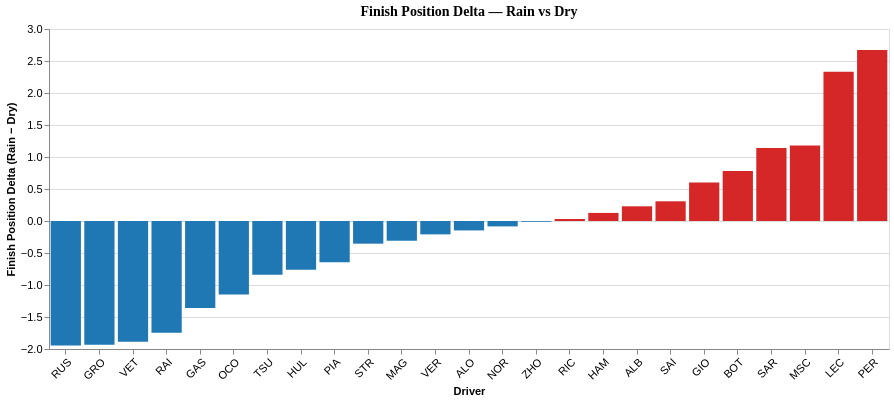

Write notebook code for a chart like this one.
### Markdown cell above
#### Finish Position Delta (Rain − Dry)

 We can use this to analyse which drivers are performing better in rain. Bars are sorted by delta and the more negative it is, the better their performance in the rain

### Code cell
delta_sorted = comp.sort_values('FinishPosDelta')

chart4 = alt.Chart(delta_sorted).mark_bar().encode(
    x=alt.X('Driver:N', sort=delta_sorted['Driver'].tolist(), title='Driver',
            axis=alt.Axis(labelAngle=-45)),
    y=alt.Y('FinishPosDelta:Q',
            title='Finish Position Delta (Rain − Dry)',
            axis=alt.Axis(grid=True)),
    color=alt.condition(
        alt.datum.FinishPosDelta < 0,
        alt.value('#1f77b4'),   # blue = better in rain
        alt.value('#d62728')    # red = worse in rain
    ),
    tooltip=['Driver',
             alt.Tooltip('FinishPosDelta:Q', format='.2f', title='Delta (Rain−Dry)'),
             alt.Tooltip('RainAvgFinishPosition:Q', format='.2f'),
             alt.Tooltip('DryAvgFinishPosition:Q', format='.2f')]
).properties(
    title='Finish Position Delta — Rain vs Dry',
    width=840,
    height=320
).configure_title(fontSize=14, font='Calibri').configure_axis(labelFontSize=11)

chart4

### Figure 1 — Vega-Lite specification as saved in the notebook (floating-point values rounded to 4 significant figures)
{"config": {"view": {"continuousWidth": 300, "continuousHeight": 300}, "axis": {"labelFontSize": 11}, "title": {"font": "Calibri", "fontSize": 14}}, "data": {"name": "data-90b3b6d7b9ebb037e08d7a1e433fe5fb"}, "mark": {"type": "bar"}, "encoding": {"color": {"condition": {"test": "(datum.FinishPosDelta < 0)", "value": "#1f77b4"}, "value": "#d62728"}, "tooltip": [{"field": "Driver", "type": "nominal"}, {"field": "FinishPosDelta", "format": ".2f", "title": "Delta (Rain−Dry)", "type": "quantitative"}, {"field": "RainAvgFinishPosition", "format": ".2f", "type": "quantitative"}, {"field": "DryAvgFinishPosition", "format": ".2f", "type": "quantitative"}], "x": {"axis": {"labelAngle": -45}, "field": "Driver", "sort": ["RUS", "GRO", "VET", "RAI", "GAS", "OCO", "TSU", "HUL", "PIA", "STR", "MAG", "VER", "ALO", "NOR", "ZHO", "RIC", "HAM", "ALB", "SAI", "GIO", "BOT", "SAR", "MSC", "LEC", "PER"], "title": "Driver", "type": "nominal"}, "y": {"axis": {"grid": true}, "field": "FinishPosDelta", "title": "Finish Position Delta (Rain − Dry)", "type": "quantitative"}}, "height": 320, "title": "Finish Position Delta — Rain vs Dry", "width": 840, "$schema": "https://vega.github.io/schema/vega-lite/v6.1.0.json", "datasets": {"data-90b3b6d7b9ebb037e08d7a1e433fe5fb": [{"Driver": "RUS", "RainRacesEntered": 18, "RainAvgFinishPosition": 7.0, "RainAvgPositionsGained": -0.5, "RainDNFCount": 3, "RainWins": 0, "RainPodiums": 5, "RainTotalLapsLed": 32, "RainDNFRate": 0.1667, "DryRacesEntered": 150, "DryAvgFinishPosition": 8.947, "DryAvgPositionsGained": 0.5733, "DryDNFCount": 16, "DryWins": 6, "DryPodiums": 24, "DryTotalLapsLed": 310, "DryDNFRate": 0.1067, "FinishPosDelta": -1.947, "PositionsGainedDelta": -1.073, "DNFRateDelta": 0.06}, {"Driver": "GRO", "RainRacesEntered": 5, "RainAvgFinishPosition": 11.2, "RainAvgPositionsGained": 1.2, "RainDNFCount": 0, "RainWins": 0, "RainPodiums": 0, "RainTotalLapsLed": 0, "RainDNFRate": 0.0, "DryRacesEntered": 52, "DryAvgFinishPosition": 13.13, "DryAvgPositionsGained": 0.01923, "DryDNFCount": 13, "DryWins": 0, "DryPodiums": 0, "DryTotalLapsLed": 0, "DryDNFRate": 0.25, "FinishPosDelta": -1.935, "PositionsGainedDelta": 1.181, "DNFRateDelta": -0.25}, {"Driver": "VET", "RainRacesEntered": 11, "RainAvgFinishPosition": 6.0, "RainAvgPositionsGained": 3.182, "RainDNFCount": 3, "RainWins": 0, "RainPodiums": 3, "RainTotalLapsLed": 0, "RainDNFRate": 0.2727, "DryRacesEntered": 98, "DryAvgFinishPosition": 7.888, "DryAvgPositionsGained": 0.3469, "DryDNFCount": 9, "DryWins": 9, "DryPodiums": 25, "DryTotalLapsLed": 420, "DryDNFRate": 0.09184, "FinishPosDelta": -1.888, "PositionsGainedDelta": 2.835, "DNFRateDelta": 0.1809}, {"Driver": "RAI", "RainRacesEntered": 8, "RainAvgFinishPosition": 8.5, "RainAvgPositionsGained": 1.0, "RainDNFCount": 1, "RainWins": 0, "RainPodiums": 3, "RainTotalLapsLed": 0, "RainDNFRate": 0.125, "DryRacesEntered": 77, "DryAvgFinishPosition": 10.25, "DryAvgPositionsGained": 0.8052, "DryDNFCount": 9, "DryWins": 1, "DryPodiums": 12, "DryTotalLapsLed": 54, "DryDNFRate": 0.1169, "FinishPosDelta": -1.747, "PositionsGainedDelta": 0.1948, "DNFRateDelta": 0.008117}, {"Driver": "GAS", "RainRacesEntered": 19, "RainAvgFinishPosition": 9.368, "RainAvgPositionsGained": 0.8421, "RainDNFCount": 5, "RainWins": 0, "RainPodiums": 1, "RainTotalLapsLed": 0, "RainDNFRate": 0.2632, "DryRacesEntered": 162, "DryAvgFinishPosition": 10.73, "DryAvgPositionsGained": 0.321, "DryDNFCount": 16, "DryWins": 1, "DryPodiums": 2, "DryTotalLapsLed": 25, "DryDNFRate": 0.09877, "FinishPosDelta": -1.36, "PositionsGainedDelta": 0.5211, "DNFRateDelta": 0.1644}, {"Driver": "OCO", "RainRacesEntered": 20, "RainAvgFinishPosition": 9.25, "RainAvgPositionsGained": 0.6, "RainDNFCount": 5, "RainWins": 0, "RainPodiums": 2, "RainTotalLapsLed": 3, "RainDNFRate": 0.25, "DryRacesEntered": 141, "DryAvgFinishPosition": 10.4, "DryAvgPositionsGained": 0.9433, "DryDNFCount": 15, "DryWins": 1, "DryPodiums": 5, "DryTotalLapsLed": 61, "DryDNFRate": 0.1064, "FinishPosDelta": -1.147, "PositionsGainedDelta": -0.3433, "DNFRateDelta": 0.1436}, {"Driver": "TSU", "RainRacesEntered": 15, "RainAvgFinishPosition": 11.87, "RainAvgPositionsGained": -0.2667, "RainDNFCount": 2, "RainWins": 0, "RainPodiums": 0, "RainTotalLapsLed": 0, "RainDNFRate": 0.1333, "DryRacesEntered": 106, "DryAvgFinishPosition": 12.71, "DryAvgPositionsGained": -0.7264, "DryDNFCount": 11, "DryWins": 0, "DryPodiums": 0, "DryTotalLapsLed": 4, "DryDNFRate": 0.1038, "FinishPosDelta": -0.8409, "PositionsGainedDelta": 0.4597, "DNFRateDelta": 0.02956}, {"Driver": "HUL", "RainRacesEntered": 14, "RainAvgFinishPosition": 10.57, "RainAvgPositionsGained": 0.2857, "RainDNFCount": 2, "RainWins": 0, "RainPodiums": 0, "RainTotalLapsLed": 0, "RainDNFRate": 0.1429, "DryRacesEntered": 108, "DryAvgFinishPosition": 11.33, "DryAvgPositionsGained": 0.3981, "DryDNFCount": 11, "DryWins": 0, "DryPodiums": 1, "DryTotalLapsLed": 0, "DryDNFRate": 0.1019, "FinishPosDelta": -0.7619, "PositionsGainedDelta": -0.1124, "DNFRateDelta": 0.04101}, {"Driver": "PIA", "RainRacesEntered": 9, "RainAvgFinishPosition": 5.222, "RainAvgPositionsGained": 0.0, "RainDNFCount": 1, "RainWins": 2, "RainPodiums": 3, "RainTotalLapsLed": 2, "RainDNFRate": 0.1111, "DryRacesEntered": 68, "DryAvgFinishPosition": 5.868, "DryAvgPositionsGained": -0.07353, "DryDNFCount": 2, "DryWins": 9, "DryPodiums": 26, "DryTotalLapsLed": 496, "DryDNFRate": 0.02941, "FinishPosDelta": -0.6454, "PositionsGainedDelta": 0.07353, "DNFRateDelta": 0.0817}, {"Driver": "STR", "RainRacesEntered": 20, "RainAvgFinishPosition": 11.3, "RainAvgPositionsGained": 1.8, "RainDNFCount": 3, "RainWins": 0, "RainPodiums": 0, "RainTotalLapsLed": 0, "RainDNFRate": 0.15, "DryRacesEntered": 162, "DryAvgFinishPosition": 11.65, "DryAvgPositionsGained": 0.963, "DryDNFCount": 20, "DryWins": 0, "DryPodiums": 2, "DryTotalLapsLed": 22, "DryDNFRate": 0.1235, "FinishPosDelta": -0.3543, "PositionsGainedDelta": 0.837, "DNFRateDelta": 0.02654}, {"Driver": "MAG", "RainRacesEntered": 15, "RainAvgFinishPosition": 12.93, "RainAvgPositionsGained": -1.267, "RainDNFCount": 3, "RainWins": 0, "RainPodiums": 0, "RainTotalLapsLed": 0, "RainDNFRate": 0.2, "DryRacesEntered": 120, "DryAvgFinishPosition": 13.24, "DryAvgPositionsGained": -0.675, "DryDNFCount": 18, "DryWins": 0, "DryPodiums": 0, "DryTotalLapsLed": 0, "DryDNFRate": 0.15, "FinishPosDelta": -0.3083, "PositionsGainedDelta": -0.5917, "DNFRateDelta": 0.05}, {"Driver": "VER", "RainRacesEntered": 21, "RainAvgFinishPosition": 2.571, "RainAvgPositionsGained": 1.476, "RainDNFCount": 1, "RainWins": 11, "RainPodiums": 17, "RainTotalLapsLed": 105, "RainDNFRate": 0.04762, "DryRacesEntered": 164, "DryAvgFinishPosition": 2.78, "DryAvgPositionsGained": 0.8293, "DryDNFCount": 11, "DryWins": 67, "DryPodiums": 120, "DryTotalLapsLed": 3035, "DryDNFRate": 0.06707, "FinishPosDelta": -0.2091, "PositionsGainedDelta": 0.6469, "DNFRateDelta": -0.01945}, {"Driver": "ALO", "RainRacesEntered": 19, "RainAvgFinishPosition": 9.053, "RainAvgPositionsGained": 0.0, "RainDNFCount": 3, "RainWins": 0, "RainPodiums": 2, "RainTotalLapsLed": 0, "RainDNFRate": 0.1579, "DryRacesEntered": 130, "DryAvgFinishPosition": 9.2, "DryAvgPositionsGained": 0.2769, "DryDNFCount": 19, "DryWins": 0, "DryPodiums": 8, "DryTotalLapsLed": 4, "DryDNFRate": 0.1462, "FinishPosDelta": -0.1474, "PositionsGainedDelta": -0.2769, "DNFRateDelta": 0.01174}, {"Driver": "NOR", "RainRacesEntered": 17, "RainAvgFinishPosition": 6.294, "RainAvgPositionsGained": 1.471, "RainDNFCount": 1, "RainWins": 1, "RainPodiums": 7, "RainTotalLapsLed": 28, "RainDNFRate": 0.05882, "DryRacesEntered": 148, "DryAvgFinishPosition": 6.378, "DryAvgPositionsGained": 0.2568, "DryDNFCount": 10, "DryWins": 12, "DryPodiums": 48, "DryTotalLapsLed": 578, "DryDNFRate": 0.06757, "FinishPosDelta": -0.08426, "PositionsGainedDelta": 1.214, "DNFRateDelta": -0.008744}, {"Driver": "ZHO", "RainRacesEntered": 10, "RainAvgFinishPosition": 14.6, "RainAvgPositionsGained": 0.5, "RainDNFCount": 3, "RainWins": 0, "RainPodiums": 0, "RainTotalLapsLed": 0, "RainDNFRate": 0.3, "DryRacesEntered": 67, "DryAvgFinishPosition": 14.61, "DryAvgPositionsGained": 0.8358, "DryDNFCount": 11, "DryWins": 0, "DryPodiums": 0, "DryTotalLapsLed": 0, "DryDNFRate": 0.1642, "FinishPosDelta": -0.01194, "PositionsGainedDelta": -0.3358, "DNFRateDelta": 0.1358}, {"Driver": "RIC", "RainRacesEntered": 15, "RainAvgFinishPosition": 9.4, "RainAvgPositionsGained": -1.067, "RainDNFCount": 3, "RainWins": 2, "RainPodiums": 2, "RainTotalLapsLed": 14, "RainDNFRate": 0.2, "DryRacesEntered": 122, "DryAvgFinishPosition": 9.369, "DryAvgPositionsGained": 1.172, "DryDNFCount": 13, "DryWins": 3, "DryPodiums": 6, "DryTotalLapsLed": 125, "DryDNFRate": 0.1066, "FinishPosDelta": 0.03115, "PositionsGainedDelta": -2.239, "DNFRateDelta": 0.09344}, {"Driver": "HAM", "RainRacesEntered": 20, "RainAvgFinishPosition": 4.3, "RainAvgPositionsGained": 0.35, "RainDNFCount": 2, "RainWins": 5, "RainPodiums": 9, "RainTotalLapsLed": 125, "RainDNFRate": 0.1, "DryRacesEntered": 167, "DryAvgFinishPosition": 4.174, "DryAvgPositionsGained": 1.15, "DryDNFCount": 7, "DryWins": 39, "DryPodiums": 84, "DryTotalLapsLed": 1507, "DryDNFRate": 0.04192, "FinishPosDelta": 0.1263, "PositionsGainedDelta": -0.7997, "DNFRateDelta": 0.05808}, {"Driver": "ALB", "RainRacesEntered": 12, "RainAvgFinishPosition": 11.08, "RainAvgPositionsGained": 1.417, "RainDNFCount": 0, "RainWins": 0, "RainPodiums": 0, "RainTotalLapsLed": 0, "RainDNFRate": 0.0, "DryRacesEntered": 123, "DryAvgFinishPosition": 10.85, "DryAvgPositionsGained": 1.228, "DryDNFCount": 16, "DryWins": 0, "DryPodiums": 2, "DryTotalLapsLed": 1, "DryDNFRate": 0.1301, "FinishPosDelta": 0.2297, "PositionsGainedDelta": 0.189, "DNFRateDelta": -0.1301}, {"Driver": "SAI", "RainRacesEntered": 19, "RainAvgFinishPosition": 7.421, "RainAvgPositionsGained": 0.9474, "RainDNFCount": 3, "RainWins": 0, "RainPodiums": 2, "RainTotalLapsLed": 2, "RainDNFRate": 0.1579, "DryRacesEntered": 159, "DryAvgFinishPosition": 7.113, "DryAvgPositionsGained": 0.2642, "DryDNFCount": 11, "DryWins": 4, "DryPodiums": 27, "DryTotalLapsLed": 253, "DryDNFRate": 0.06918, "FinishPosDelta": 0.3078, "PositionsGainedDelta": 0.6832, "DNFRateDelta": 0.08871}, {"Driver": "GIO", "RainRacesEntered": 5, "RainAvgFinishPosition": 14.0, "RainAvgPositionsGained": 0.4, "RainDNFCount": 1, "RainWins": 0, "RainPodiums": 0, "RainTotalLapsLed": 0, "RainDNFRate": 0.2, "DryRacesEntered": 58, "DryAvgFinishPosition": 13.4, "DryAvgPositionsGained": 0.05172, "DryDNFCount": 5, "DryWins": 0, "DryPodiums": 0, "DryTotalLapsLed": 4, "DryDNFRate": 0.08621, "FinishPosDelta": 0.6034, "PositionsGainedDelta": 0.3483, "DNFRateDelta": 0.1138}, {"Driver": "BOT", "RainRacesEntered": 19, "RainAvgFinishPosition": 9.158, "RainAvgPositionsGained": 1.211, "RainDNFCount": 4, "RainWins": 0, "RainPodiums": 3, "RainTotalLapsLed": 0, "RainDNFRate": 0.2105, "DryRacesEntered": 144, "DryAvgFinishPosition": 8.375, "DryAvgPositionsGained": 0.8681, "DryDNFCount": 16, "DryWins": 8, "DryPodiums": 46, "DryTotalLapsLed": 405, "DryDNFRate": 0.1111, "FinishPosDelta": 0.7829, "PositionsGainedDelta": 0.3425, "DNFRateDelta": 0.09942}, {"Driver": "SAR", "RainRacesEntered": 6, "RainAvgFinishPosition": 17.33, "RainAvgPositionsGained": -0.5, "RainDNFCount": 2, "RainWins": 0, "RainPodiums": 0, "RainTotalLapsLed": 0, "RainDNFRate": 0.3333, "DryRacesEntered": 36, "DryAvgFinishPosition": 16.19, "DryAvgPositionsGained": 0.2778, "DryDNFCount": 7, "DryWins": 0, "DryPodiums": 0, "DryTotalLapsLed": 0, "DryDNFRate": 0.1944, "FinishPosDelta": 1.139, "PositionsGainedDelta": -0.7778, "DNFRateDelta": 0.1389}, {"Driver": "MSC", "RainRacesEntered": 5, "RainAvgFinishPosition": 16.4, "RainAvgPositionsGained": -1.6, "RainDNFCount": 2, "RainWins": 0, "RainPodiums": 0, "RainTotalLapsLed": 0, "RainDNFRate": 0.4, "DryRacesEntered": 41, "DryAvgFinishPosition": 15.22, "DryAvgPositionsGained": 0.04878, "DryDNFCount": 8, "DryWins": 0, "DryPodiums": 0, "DryTotalLapsLed": 0, "DryDNFRate": 0.1951, "FinishPosDelta": 1.18, "PositionsGainedDelta": -1.649, "DNFRateDelta": 0.2049}, {"Driver": "LEC", "RainRacesEntered": 22, "RainAvgFinishPosition": 8.091, "RainAvgPositionsGained": -0.5455, "RainDNFCount": 5, "RainWins": 0, "RainPodiums": 5, "RainTotalLapsLed": 8, "RainDNFRate": 0.2273, "DryRacesEntered": 161, "DryAvgFinishPosition": 5.758, "DryAvgPositionsGained": 0.1491, "DryDNFCount": 14, "DryWins": 12, "DryPodiums": 54, "DryTotalLapsLed": 747, "DryDNFRate": 0.08696, "FinishPosDelta": 2.333, "PositionsGainedDelta": -0.6945, "DNFRateDelta": 0.1403}, {"Driver": "PER", "RainRacesEntered": 19, "RainAvgFinishPosition": 9.474, "RainAvgPositionsGained": 0.4737, "RainDNFCount": 2, "RainWins": 1, "RainPodiums": 4, "RainTotalLapsLed": 7, "RainDNFRate": 0.1053, "DryRacesEntered": 140, "DryAvgFinishPosition": 6.8, "DryAvgPositionsGained": 1.95, "DryDNFCount": 11, "DryWins": 6, "DryPodiums": 39, "DryTotalLapsLed": 288, "DryDNFRate": 0.07857, "FinishPosDelta": 2.674, "PositionsGainedDelta": -1.476, "DNFRateDelta": 0.02669}]}}
